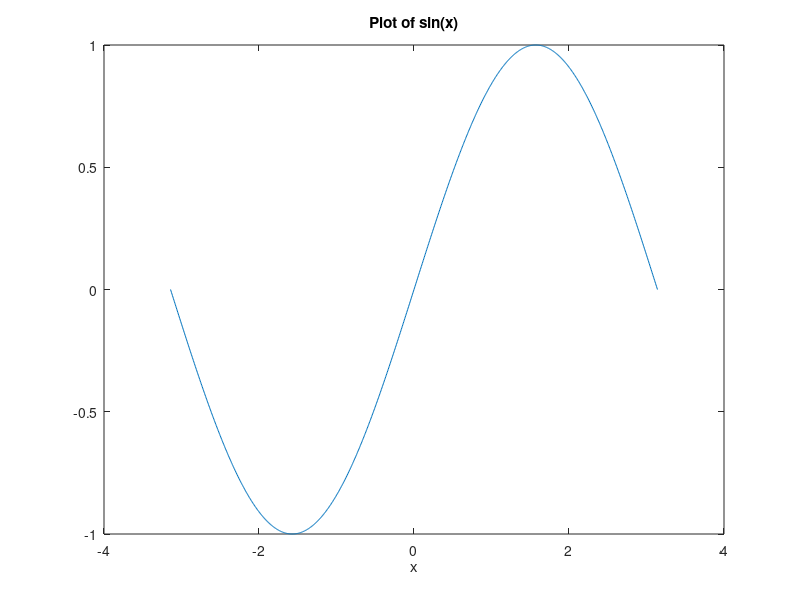
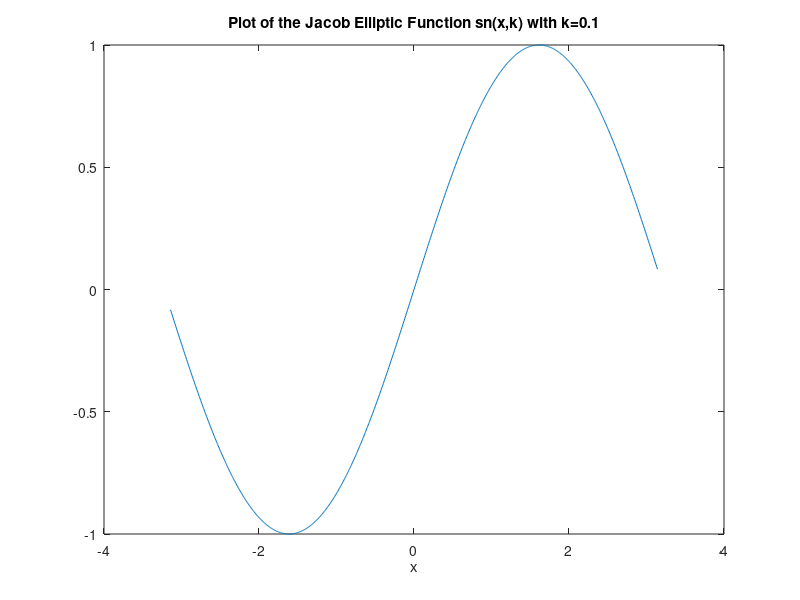

Reproduce these figures in MATLAB, in order.
% Plotting Functions in MATLAB
 
% Anqi Wang
% 251017118

% Create set of 1001 points between -pi and pi for the x-axis

x = linspace(-pi, pi, 1001)

% Plot the sine function
plot(x, sin(x))
title('Plot of sin(x)')
xlabel('x')

% Create a new figure
figure

% Plot an elliptic function
plot(x,ellipj(x,0.1))
title('Plot of the Jacob Elliptic Function sn(x,k) with k=0.1')
xlabel('x')